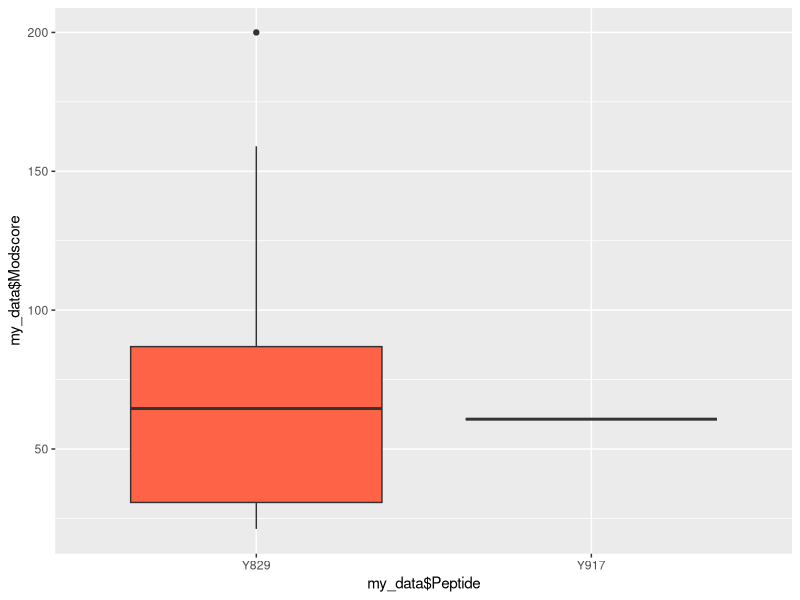
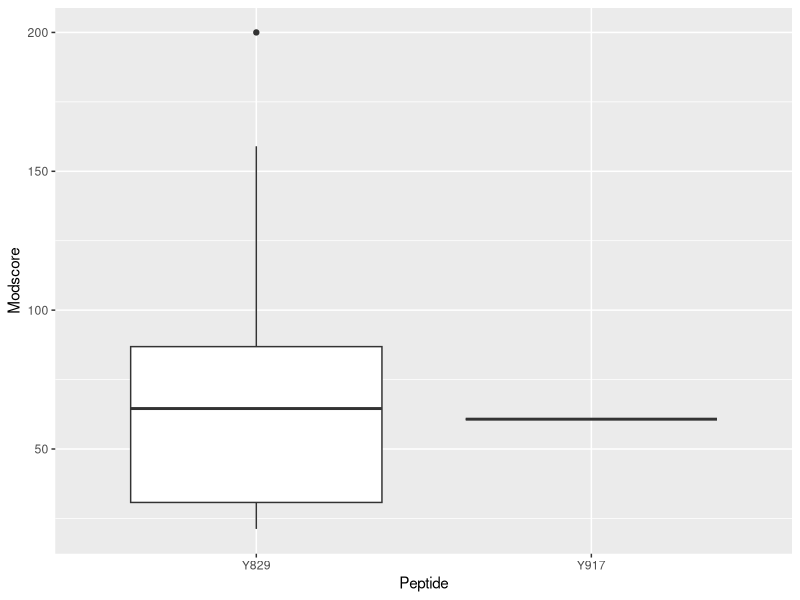
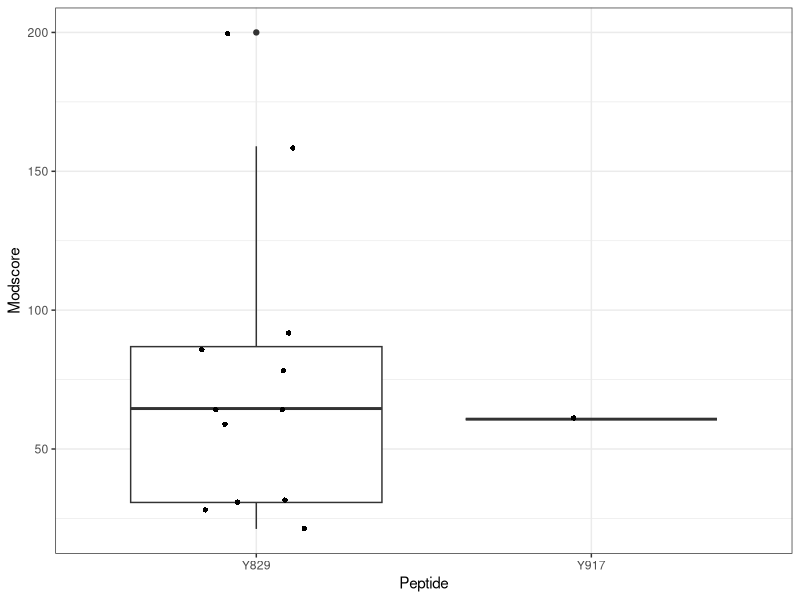
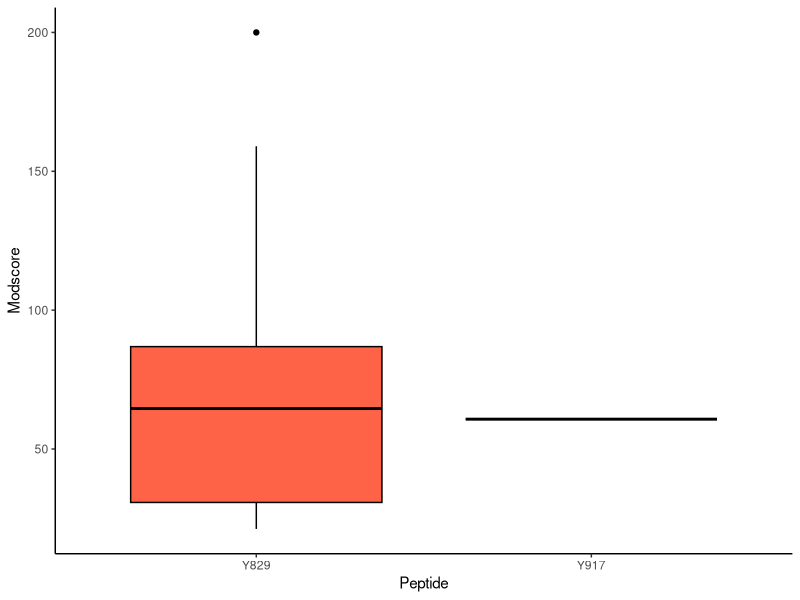

Write the R code that produced these figures, in order.
## ---- chunk 1
my_data <- read.table(file="ModScore.csv",
                    header=TRUE,
                    sep=",",
                    comment.char="#")
str(my_data)

library(ggplot2)
library(ggthemes)
library(patchwork)

qplot(x=my_data$Peptide, y=my_data$Modscore,geom="boxplot",fill=I("tomato")) 


p <- ggplot(my_data, aes(x=Peptide, y=Modscore)) + 
  geom_boxplot()
print(p)

p + geom_jitter(shape=16, position=position_jitter(0.2)) + theme_bw()

p2 <- ggplot(my_data, aes(x=Peptide, y=Modscore)) +
  geom_boxplot(fill='tomato', color="black")+
  theme_classic()
print(p2)

# practice saving to jpeg, pdf 
